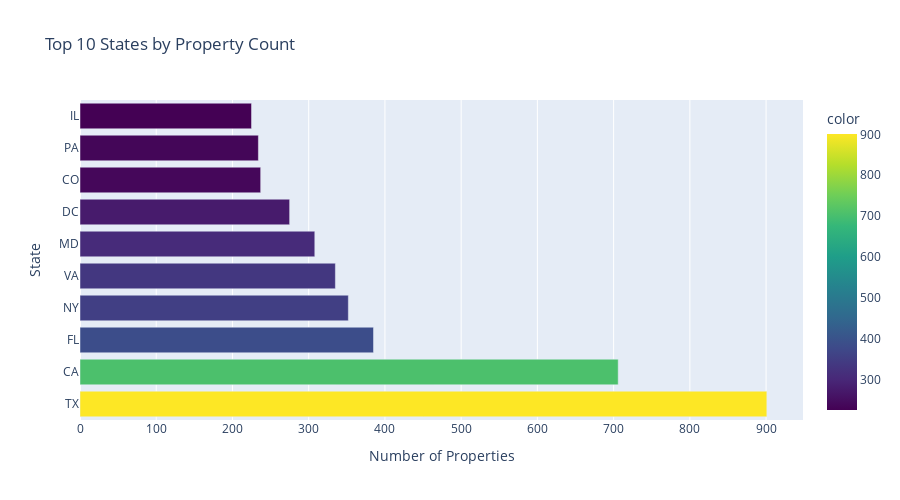

Notebook code for this chart:
### Markdown cell above
## 9. Visualizations

### 9.1 Top States by Property Count

A quick look at which states have the largest GSA footprint by number of properties. Texas and California lead by a significant margin, driven by the size of their federal workforces and the density of agency field offices.

### Code cell
import plotly.express as px
import plotly.graph_objects as go
from plotly.subplots import make_subplots
from datetime import datetime, timedelta

# Get top 10 states by property count
top_states = master_df['State'].value_counts().head(10)

# Create horizontal bar chart
fig_states = px.bar(
    x=top_states.values,
    y=top_states.index,
    orientation='h',
    title='Top 10 States by Property Count',
    labels={'x': 'Number of Properties', 'y': 'State'},
    color=top_states.values,
    color_continuous_scale= 'Viridis'
)

fig_states.update_layout(height=500)
fig_states.show()

### Figure 1 — Plotly figure (JSON) as saved in the notebook; plotly's stock layout.template omitted (floating-point values rounded to 4 significant figures)
{"data": [{"hovertemplate": "Number of Properties=%{x}<br>State=%{y}<br>color=%{marker.color}<extra></extra>", "legendgroup": "", "marker": {"color": [901, 706, 385, 352, 335, 308, 275, 237, 234, 225], "coloraxis": "coloraxis", "pattern": {"shape": ""}}, "name": "", "orientation": "h", "showlegend": false, "textposition": "auto", "type": "bar", "x": [901, 706, 385, 352, 335, 308, 275, 237, 234, 225], "xaxis": "x", "y": ["TX", "CA", "FL", "NY", "VA", "MD", "DC", "CO", "PA", "IL"], "yaxis": "y"}], "layout": {"barmode": "relative", "coloraxis": {"colorbar": {"title": {"text": "color"}}, "colorscale": [[0, "#440154"], [0.1111, "#482878"], [0.2222, "#3e4989"], [0.3333, "#31688e"], [0.4444, "#26828e"], [0.5556, "#1f9e89"], [0.6667, "#35b779"], [0.7778, "#6ece58"], [0.8889, "#b5de2b"], [1, "#fde725"]]}, "height": 500, "legend": {"tracegroupgap": 0}, "title": {"text": "Top 10 States by Property Count"}, "xaxis": {"anchor": "y", "domain": [0, 1], "title": {"text": "Number of Properties"}}, "yaxis": {"anchor": "x", "domain": [0, 1], "title": {"text": "State"}}}}
